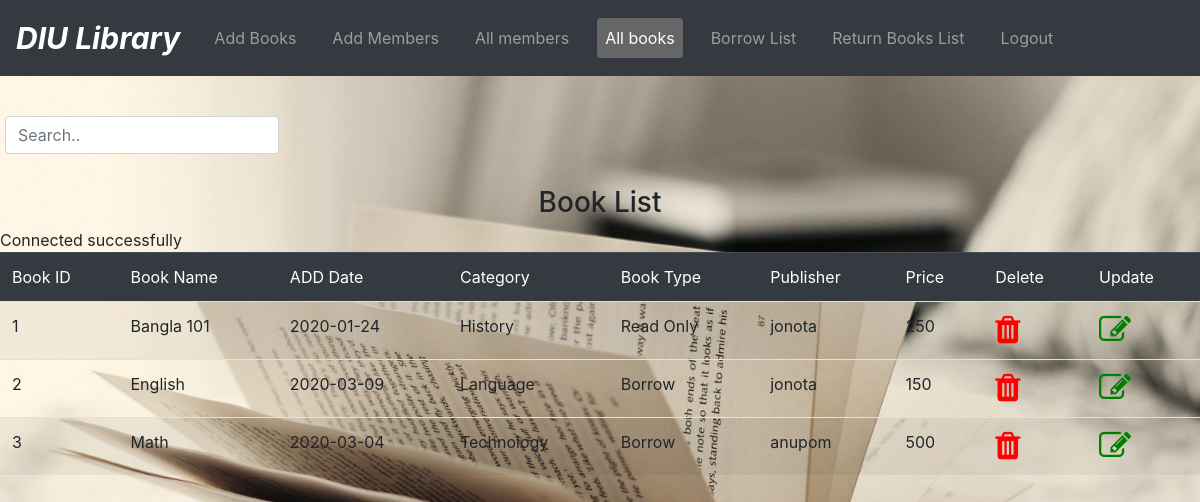
The app's page /allbook.php with its own data.
### tables this page shows
CREATE TABLE `addbook` (
  `b_id` int(20) NOT NULL,
  `b_name` varchar(20) NOT NULL,
  `date` date NOT NULL,
  `category` varchar(50) NOT NULL,
  `book_type` varchar(50) NOT NULL,
  `publisher` varchar(50) NOT NULL,
  `price` varchar(50) NOT NULL
);

### allbook.php (the view, shortened to what this page needs)
<!DOCTYPE html>
<html lang="en">
<head>
  <link rel="stylesheet" href="https://maxcdn.bootstrapcdn.com/bootstrap/4.4.1/css/bootstrap.min.css">
    <link href="https://stackpath.bootstrapcdn.com/font-awesome/4.7.0/css/font-awesome.min.css" rel="stylesheet">
  <link rel="stylesheet" href="login.css">
  <link rel="stylesheet" href="nav.css">
</head>
<body>
<nav class="navbar navbar-expand-md bg-dark navbar-dark">
  <a class="navbar-brand" href="#"><i><b>DIU Library</b></i></a>
  <div class="collapse navbar-collapse" id="collapsibleNavbar">
    <ul class="navbar-nav">
      <li class="nav-item">
        <a class="nav-link " href="http://localhost/project/Book.php">Add Books</a>
      </li>
      <li class="nav-item">
        <a class="nav-link" href="http://localhost/project/member.php">Add Members</a>
      </li>
      <li class="nav-item">
        <a class="nav-link" href="http://localhost/project/allmember.php">All members</a>
      </li>
      <li class="nav-item">
        <a class="nav-link active" href="http://localhost/project/allbook.php">All books</a>
      </li>
      <li class="nav-item">
        <a class="nav-link" href="http://localhost/project/borrowlist.php">Borrow List</a>
      </li>
      <li class="nav-item">
        <a class="nav-link" href="http://localhost/project/returnlist.php">Return Books List</a>
      </li>
      <li class="nav-item">
        <a class="nav-link" href="Logout.php">Logout</a>
      </li>
    </ul>
  </div>
</nav>
<br>
  <section class="row container mt-3" style="height:70px">
    <div style="padding-left:5px">
   <input class="form-control" id="myInput" type="text" placeholder="Search..">
    </div>
  </section>
  <section class="row">
    <section class="col-xs-12 col-sm-12 col-md-12">
        <center><h3>Book List</h3></center>
        <table class="table table-striped">
<thead class="table table-dark">
  <tr >
  <td>Book ID</td>
  <td>Book Name</td>
  <td>ADD Date</td>
  <td>Category</td>
  <td>Book Type</td>
  <td>Publisher</td>
  <td>Price</td>
  <td>Delete</td>
  <td>Update</td>
  </tr>
</thead>
<tbody id="myTable">
    <?php
    include_once "connection.php";
    $sql = "SELECT `b_id`, `b_name`, `date`, `category`, `book_type`, `publisher`, `price` FROM `addbook`";
    $result = mysqli_query($conn,$sql);
    if (mysqli_num_rows($result) > 0) {
      while ($row = mysqli_fetch_assoc($result)) {
        echo "<tr>";
        echo "<td>".$row["b_id"]."</td>";
        echo "<td>".$row["b_name"]."</td>";
        echo "<td>".$row["date"]."</td>";
        echo "<td>".$row["category"]."</td>";
        echo "<td>".$row["book_type"]."</td>";
        echo "<td>".$row["publisher"]."</td>";
        echo "<td>".$row["price"]."</td>";
        echo '<td>
        <a href="b_delete.php?id='.$row['b_id'].'" style="color:red;text-decoration: none;" class="fa fa-trash fa-2x"></a>
        </td>';
        echo '<td>
        <a href="b_update.php?id='.$row['b_id'].'" style="color:green;text-decoration: none;" class="fa fa-edit fa-2x"</i></a>
        </td>';
        echo "</tr>";
      }
    }
    else {
      echo " 0 result";
    }
    ?>
</tbody>
  </table>
    </section>
  </section>
</body>
</html>

### nav.css (style rules this page uses)
.active, .nav-link:hover { background-color: #666; color: white; border-radius: 4px; transition: 1s; }
.nav-item { margin: 10px; }
.navbar-brand { font-size: 30px; }

### allbook.php (style rules this page uses)
body { background-image: url("book.jpg"); background-repeat: no-repeat; background-size: cover; background-position: center; background-attachment: fixed; }

### records on screen
addbook: b_id "1", b_name "Bangla 101", date "2020-01-24", category "History", book_type "Read Only", publisher "jonota", price "250"
addbook: b_id "2", b_name "English", date "2020-03-09", category "Language", book_type "Borrow", publisher "jonota", price "150"
addbook: b_id "3", b_name "Math", date "2020-03-04", category "Technology", book_type "Borrow", publisher "anupom", price "500"
